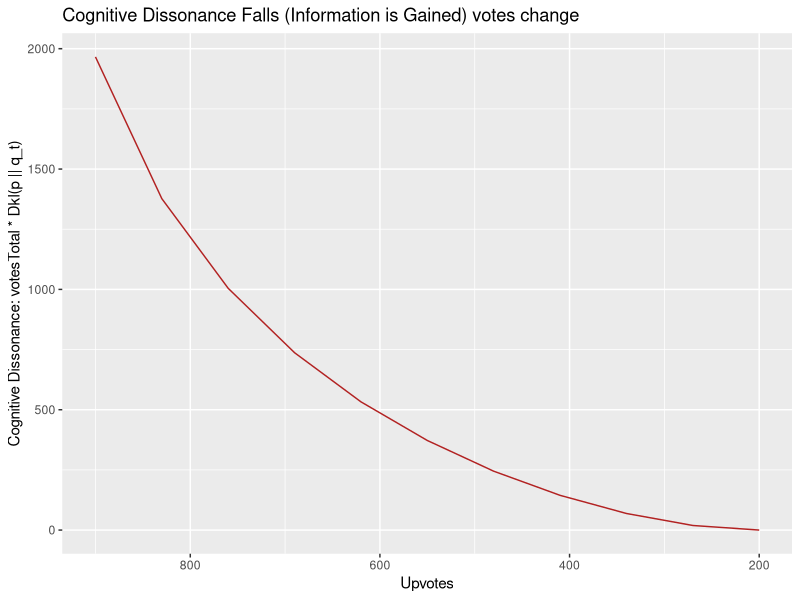

The R source for this figure:
## ---- chunk 1

lg = function(n) {
  return(log(n,2))
}

cross_entropy = function(p,q) {
  if (p == 0) {
    return (-lg(1-q))
  }
  if (p == 1) {
    return (-lg(q))
  }
  return (- p * lg(q) - (1-p) * lg(1-q))
  
}

dkl = function(p, q) {
  return (cross_entropy(p,q) - cross_entropy(p,p))
}

library(dplyr)
library(tidyr)
library(ggplot2)

library(knitr)

p = 0.2
q0 = 0.9
votesTotal = 1000
steps = 10
voteRate = votesTotal / steps
step = 0:steps
attentionTotal=10000
deltaAttention = attentionTotal/steps
voteChangeRate = votesTotal*(p-q0)/attentionTotal
upvotes = votesTotal*q0 + step*deltaAttention * voteChangeRate
q = upvotes/votesTotal
dissonance = votesTotal * dkl(p,q)
gain = dissonance[1:steps] - c(dissonance[2:steps],c(0))
totalDissonance = dissonance[1]

#df = data.frame(weightedImpressions=step*deltaAttention, q_t=q, upvotes=upvotes, dissonance=dissonance,informationGain=c(NA,gain))
df = data.frame(q_t=q, upvotes=upvotes,dkl=dkl(p,q), dissonance=dissonance,informationGain=c(NA,gain))

knitr::kable(df, format="markdown")

## ---- chunk 2

plot = ggplot() +
  geom_line(aes(x = upvotes, y = dissonance), color = "firebrick") +
  labs(
    title = "Cognitive Dissonance Falls (Information is Gained) votes change",
    x = "Upvotes",
    y = "Cognitive Dissonance: votesTotal * Dkl(p || q_t)",
  ) 


if(p < q0) { plot = plot + scale_x_reverse() }
plot


